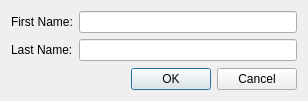
<?xml version="1.0" encoding="UTF-8"?>
<ui version="4.0">
 <class>dlg_ChangeUser</class>
 <widget class="QDialog" name="dlg_ChangeUser">
  <property name="geometry">
   <rect>
    <x>0</x>
    <y>0</y>
    <width>308</width>
    <height>101</height>
   </rect>
  </property>
  <property name="windowTitle">
   <string>Change User</string>
  </property>
  <layout class="QVBoxLayout" name="verticalLayout">
   <item>
    <layout class="QGridLayout" name="gridLayout">
     <item row="0" column="0">
      <widget class="QLabel" name="l_fname">
       <property name="text">
        <string>First Name:</string>
       </property>
      </widget>
     </item>
     <item row="0" column="1">
      <widget class="QLineEdit" name="e_fname"/>
     </item>
     <item row="1" column="0">
      <widget class="QLabel" name="l_lname">
       <property name="text">
        <string>Last Name:</string>
       </property>
      </widget>
     </item>
     <item row="1" column="1">
      <widget class="QLineEdit" name="e_lname"/>
     </item>
    </layout>
   </item>
   <item>
    <spacer name="verticalSpacer">
     <property name="orientation">
      <enum>Qt::Vertical</enum>
     </property>
     <property name="sizeHint" stdset="0">
      <size>
       <width>20</width>
       <height>40</height>
      </size>
     </property>
    </spacer>
   </item>
   <item>
    <widget class="QDialogButtonBox" name="buttonBox">
     <property name="orientation">
      <enum>Qt::Horizontal</enum>
     </property>
     <property name="standardButtons">
      <set>QDialogButtonBox::Cancel|QDialogButtonBox::Ok</set>
     </property>
     <property name="centerButtons">
      <bool>false</bool>
     </property>
    </widget>
   </item>
  </layout>
 </widget>
 <resources/>
 <connections>
  <connection>
   <sender>buttonBox</sender>
   <signal>accepted()</signal>
   <receiver>dlg_ChangeUser</receiver>
   <slot>accept()</slot>
   <hints>
    <hint type="sourcelabel">
     <x>248</x>
     <y>254</y>
    </hint>
    <hint type="destinationlabel">
     <x>157</x>
     <y>274</y>
    </hint>
   </hints>
  </connection>
  <connection>
   <sender>buttonBox</sender>
   <signal>rejected()</signal>
   <receiver>dlg_ChangeUser</receiver>
   <slot>reject()</slot>
   <hints>
    <hint type="sourcelabel">
     <x>316</x>
     <y>260</y>
    </hint>
    <hint type="destinationlabel">
     <x>286</x>
     <y>274</y>
    </hint>
   </hints>
  </connection>
 </connections>
</ui>
